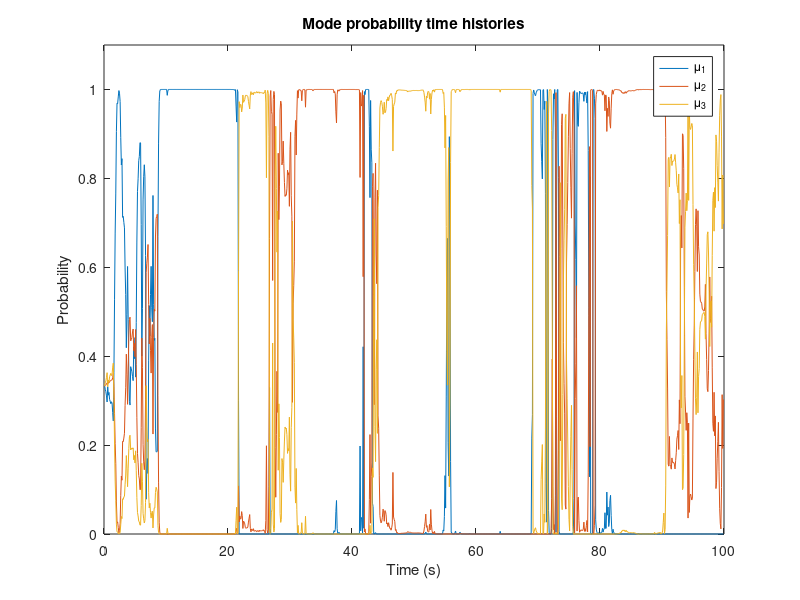
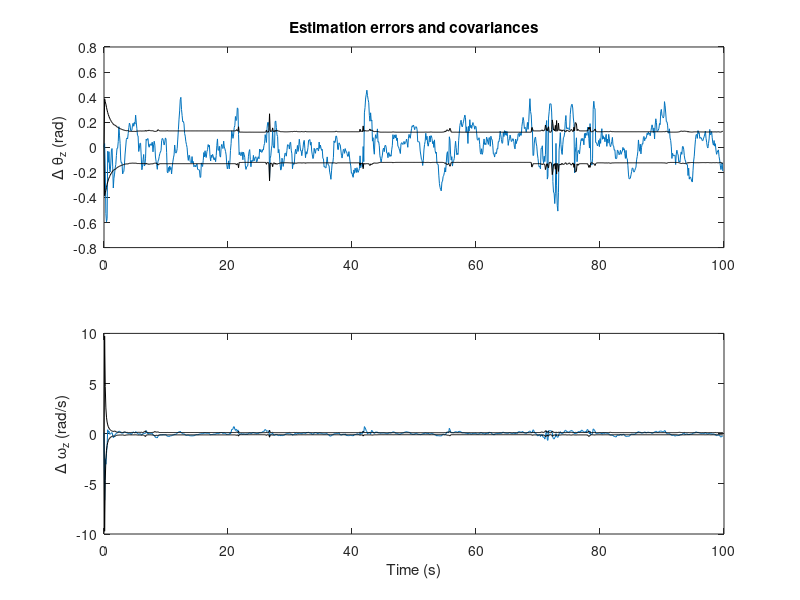

Reproduce these figures in MATLAB, in order.
% mmExample_temp.m
% Multiple-model estimation example: The solar panel deployment problem

clear;clc;

%% Simulation parameters

dt = 0.1;
Nsim = 1000;
tkhist = [0:Nsim-1]'*dt;
% nmod is the number of models considered
nmod = 3;  
nx = 2;
nz = 1;
nu = 1;

%----- Random number seed
n_seed = round(sum(clock*100));
rng(n_seed);
rng(0); % set rng to 0 for now 

%----- Storage matrices
xtrue_hist = zeros(Nsim,nx);
ztrue_hist = zeros(Nsim,nz);
xhat_hist = zeros(Nsim,nx);
P_hist = zeros(Nsim,nx);    
% xhat Mhist is an array of all the mode-conditioned estimates
xhat_Mhist = zeros(Nsim,nx,nmod); 
P_Mhist = zeros(Nsim,nx,nx,nmod);
mu_hist = zeros(Nsim,nmod);
nu_Mhist = zeros(Nsim,nz,nmod);
Lambda_Mhist = zeros(Nsim,nmod);
F_M = zeros(nx,nx,nmod);
G_M = zeros(nx,nu,nmod);

%----- Set up multiple system models
cSet = [0.1;0.5;1];  hzSet = [1;2;3];
avec = cSet./hzSet;
bvec = 1./hzSet;
for j=1:nmod
    a = avec(j);
    b = bvec(j);
    % Discrete-time state transition matrix
    A = [0 1; 0 -a]; 
    B = [0; b]; 
    F_M(:,:,j) = expm(A*dt); 
    % Discrete-time control matrix

    % integral function 
    fcn = @(sigma) expm(A*sigma) * B; 
    Gk = integral(fcn, 0, dt, 'ArrayValued', true); 
    
    G_M(:,:,j) = Gk; 

    % using ode45 
%     options = odeset('reltol',1e-10); 
%     G0 = reshape(eye(2), [], 1); 
%     G0 = [0; 0]; 
%     [tvec, Gk] = ode45(@ode_Gk, [0 dt], G0, options );

end
 
%----- Truth model
% switchHist gives the model switching time history and switchIndex gives
% the indices at and after which each model obtains.  For the static case,
% switchHist is either 1, 2, or 3, and switchIndex = 1;
% switchHist = [3];
% switchIndex = [1];

switchHist = [1, 2, 3, 2, 3 ]; 
switchIndex = [1, 201, 401, 601, 801]; 
mu_lowerbound = 1e-8; 

Qk = 0.001*diag([0.1 1]); Rq = chol(Qk);
vtruekhist = (Rq'*randn(nx,Nsim))';
Rkp1 = 0.15; Rr = chol(Rkp1);
wtruekhist = (Rr'*randn(nz,Nsim))';
utruekhist = 2*randn(Nsim,nu);
Hkp1 = [1 0];
x1 = [0;0.1];

%----- Generate truth-model states and measurements
xk = x1;
ii = 1;
for k=1:Nsim-1
  if k==switchIndex(ii)
    Fk = F_M(:,:,switchHist(ii));
    Gk = G_M(:,:,switchHist(ii));
    if ii<length(switchHist)
      ii = ii+1;
    end
  end
  kp1 = k + 1;
  uk = utruekhist(k,:)';
  vk = vtruekhist(k,:)';
  wkp1 = wtruekhist(kp1,:)';
  xkp1 = Fk*xk + Gk*uk + vk;
  zkp1 = Hkp1*xkp1 + wkp1;
  xtrue_hist(k,:) = xk';
  ztrue_hist(kp1,:) = zkp1';
  xk = xkp1;
end

%----- Run the Multiple-model filter
% Set up initial states and covariances
P1 = 100*eye(nx);

xhat1 = x1 + (chol(P1))'*randn(nx,1);
for j=1:nmod
  P_Mhist(1,:,:,j) = P1;
  % Initialize the mode probabilities as equally probable
  mu_hist(1,j) = 1/nmod; 
  xhat_Mhist(1,:,j) = xhat1';
end
for k=1:Nsim-1
  kp1 = k + 1;
  zkp1 = ztrue_hist(kp1,:)'; 
  uk = utruekhist(k,:)';
  for j=1:nmod
    % Propagation step
    Fkj = F_M(:,:,j);
    Gkj = G_M(:,:,j);
    xhatkj = xhat_Mhist(k,:,j)';
    Pkj = squeeze(P_Mhist(k,:,:,j));
    xbarkp1j = Fkj * xhatkj + Gkj * uk; 
    Pbarkp1j = Fkj * Pkj * Fkj' + Qk; 
    
    % Measurement update
    nukp1j = zkp1 - Hkp1*xbarkp1j;         
    Skp1j = Hkp1 * Pbarkp1j * Hkp1' + Rkp1; 
    invSkp1j = inv(Skp1j); 
    Wkp1j = Pbarkp1j * Hkp1' * invSkp1j; 
    xhatkp1j = xbarkp1j + Wkp1j * nukp1j; 
    Pkp1j = Pbarkp1j - Wkp1j * Skp1j * Wkp1j'; 
    
    % Calculate the likelihood of the current innovation
    Lambdakp1j = normpdf(nukp1j, 0, Skp1j); 
    
    % Store state estimate and covariance, innovation, and likelihood
    xhat_Mhist(kp1,:,j) = xhatkp1j';
    P_Mhist(kp1,:,:,j) = Pkp1j;
    nu_Mhist(kp1,:,j) = nukp1j';
    Lambda_Mhist(kp1,j) = Lambdakp1j;
  end
  
  % Update the mode probabilities
  mukvec = mu_hist(k,:)';
  Lambdakp1vec = Lambda_Mhist(kp1,:)';
  % mukp1vec is the nmod-by-1 vector that contains the mode probabilities
  % for the nmod modes at time index kp1; it must satisfy sum(mukp1vec) = 1.
  mukp1vec = mukvec .* Lambdakp1vec / dot(mukvec, Lambdakp1vec); 
  
  % implement lower bound 
  for ind = 1:length(mukp1vec) 
      if mukp1vec(ind) < mu_lowerbound 
          mukp1vec(ind) = mu_lowerbound; 
      end 
  end 
  
  mukp1vec = mukp1vec / sum(mukp1vec); 
  
  mu_hist(kp1,:) = mukp1vec';
  
  % Calculate the combined state estimate and covariance
  xMdum = reshape(squeeze(xhat_Mhist(kp1,:,:)),nx,nmod);
  mudum = mu_hist(kp1,:)';
  % Calculate the MMSE estimate averaged over all the modes
  xhatkp1 = (xMdum*mudum);
  % Calculate the estimation error covariance of xhatkp1
  Pkp1 = zeros(nx,nx);
  for j=1:nmod
    Pkp1j = squeeze(P_Mhist(kp1,:,:,j));
    xhatkp1j = xhat_Mhist(kp1,:,j)';
    mukp1j = mu_hist(kp1,j);
    Pkp1 = Pkp1 + mukp1j * (Pkp1j + (xhatkp1j - xhatkp1) * (xhatkp1j - xhatkp1)'); 
  end
  xhat_hist(kp1,:) = xhatkp1'; 
  P_hist(kp1,:) = diag(Pkp1)';  
end

%----- Display results
figure(1);clf;
plot(tkhist,mu_hist);shg;
xlabel('Time (s)');
ylabel('Probability');
legend('\mu_1', '\mu_2','\mu_3');
title('Mode probability time histories');
ylim([0 1.1]);

figure(2);clf;
subplot(211)
iidum = 1:Nsim-1;
plot(tkhist(iidum), xtrue_hist(iidum,1) - xhat_hist(iidum,1));
hold on;
plot(tkhist(iidum), sqrt(P_hist(iidum,1)), 'k');
plot(tkhist(iidum), -sqrt(P_hist(iidum,1)), 'k');
ylabel('\Delta \theta_z (rad)');
title('Estimation errors and covariances');

subplot(212)
iidum = 1:Nsim-1;
plot(tkhist(iidum), xtrue_hist(iidum,2) - xhat_hist(iidum,2));
hold on;
plot(tkhist(iidum), sqrt(P_hist(iidum,2)), 'k');
plot(tkhist(iidum), -sqrt(P_hist(iidum,2)), 'k');
ylabel('\Delta \omega_z (rad/s)');
xlabel('Time (s)');

%% subfunctions 

function xdot = ode_Gk(t, x) 

    global A B 

%     x = reshape(x, [2 2]); 

    xdot = expm(A*t) * B;
    
%     xdot = reshape(xdot, [], 1); 

end 

  
  


